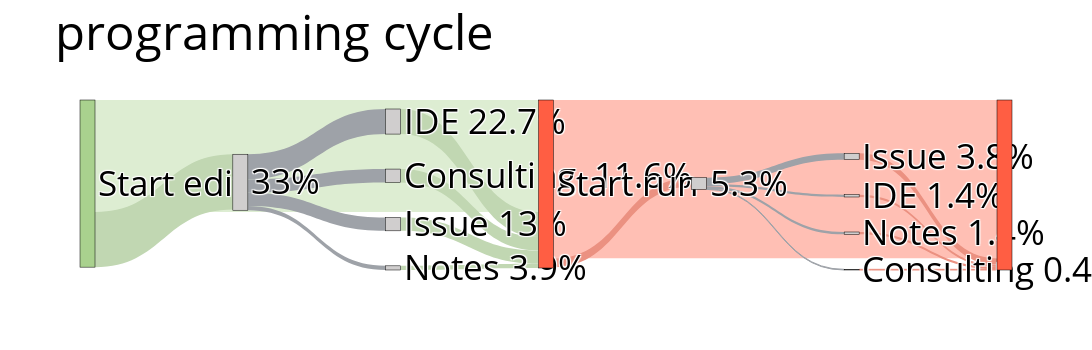

Source (notebook cell):
### Code cell
with open('cyclesFlowProgramming.json') as f:
  data = json.load(f)


fig = go.Figure(data=[go.Sankey(
    valueformat = ".0f",
    valuesuffix = "TWh",
    # Define nodes
    node = dict(
      pad=35,
      thickness = 15,
      line = dict(color = "black", width = 0.5),
      label =  data['data'][0]['node']['label'],
      color =  data['data'][0]['node']['color'],
     
    ),
    # Add links
    link = dict(
      source =  data['data'][0]['link']['source'],
      target =  data['data'][0]['link']['target'],
      value =  data['data'][0]['link']['value'],
      label =  data['data'][0]['link']['label'],
      color =  data['data'][0]['link']['color']
))])

fig.update_layout(width=2750, height=350,font_size=35, title_text="programming cycle", font_color="black")
fig.write_image("flowProgramming.pdf", engine="kaleido")
fig.show()

### Figure 1 — Plotly figure (JSON) as saved in the notebook; plotly's stock layout.template omitted (floating-point values rounded to 4 significant figures)
{"data": [{"link": {"color": ["rgb(221, 237, 210,0.1)", "rgb(193, 215, 178,01)", "rgb(158, 162, 168,0.2)", "rgb(158, 162, 168,0.2)", "rgb(158, 162, 168,0.2)", "rgb(158, 162, 168,0.2)", "rgb(193, 215, 178,01)", "rgb(193, 215, 178,01)", "rgb(193, 215, 178,01)", "rgb(193, 215, 178,01)", "rgb(255, 191, 180,0.1)", "rgb(235, 145, 129,0.1)", "rgb(158, 162, 168,0.2)", "rgb(158, 162, 168,0.2)", "rgb(158, 162, 168,0.2)", "rgb(158, 162, 168,0.2)", "rgb(235, 145, 129,0.1)", "rgb(235, 145, 129,0.1)", "rgb(235, 145, 129,0.1)", "rgb(235, 145, 129,0.1)"], "label": ["stream 1", "", "", "", "stream 1", "", "", "Hello world"], "source": [0, 0, 1, 1, 1, 1, 2, 3, 4, 5, 7, 7, 8, 8, 8, 8, 9, 10, 11, 12], "target": [7, 1, 2, 3, 4, 5, 7, 7, 7, 7, 13, 8, 9, 10, 11, 12, 13, 13, 13, 13], "value": [67, 33, 8, 15, 2.5, 8, 8, 15, 2.5, 8, 94.7, 5.3, 0.4, 1.4, 1.4, 3.8, 0.4, 1.4, 1.4, 3.8]}, "node": {"color": ["rgb(169, 209, 142, 0.8)", "rgb(208, 206, 206, 0.8)", "rgb(208, 206, 206, 0.8)", "rgb(208, 206, 206, 0.8)", "rgb(208, 206, 206, 0.8)", "rgb(208, 206, 206, 0.8)", "rgb(169, 209, 142, 0.8)", "rgb(255, 94, 67,0.8)", "rgb(208, 206, 206, 0.8)", "rgb(208, 206, 206, 0.8)", "rgb(208, 206, 206, 0.8)", "rgb(208, 206, 206, 0.8)", "rgb(208, 206, 206, 0.8)", "rgb(255, 94, 67,0.8)"], "label": ["Start edit", "33%", "Consulting  11.6%", "IDE 22.7%", "Notes 3.9%", "Issue 13%", "End edit", "Start run", "5.3%", "Consulting 0.4%", "IDE 1.4%", "Notes 1.4%", "Issue 3.8%"], "line": {"color": "black", "width": 0.5}, "pad": 35, "thickness": 15}, "type": "sankey", "valueformat": ".0f", "valuesuffix": "TWh"}], "layout": {"font": {"color": "black", "size": 35}, "height": 350, "title": {"text": "programming cycle"}, "width": 2750}}
